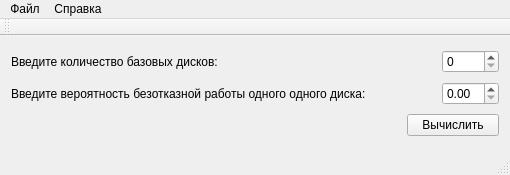
<?xml version="1.0" encoding="UTF-8"?>
<ui version="4.0">
 <class>MainWindow</class>
 <widget class="QMainWindow" name="MainWindow">
  <property name="geometry">
   <rect>
    <x>0</x>
    <y>0</y>
    <width>510</width>
    <height>175</height>
   </rect>
  </property>
  <property name="windowTitle">
   <string>MainWindow</string>
  </property>
  <widget class="QWidget" name="centralWidget">
   <layout class="QGridLayout" name="gridLayout">
    <item row="0" column="0">
     <widget class="QLabel" name="label">
      <property name="text">
       <string>Введите количество базовых дисков:</string>
      </property>
     </widget>
    </item>
    <item row="0" column="1" colspan="3">
     <spacer name="horizontalSpacer">
      <property name="orientation">
       <enum>Qt::Horizontal</enum>
      </property>
      <property name="sizeHint" stdset="0">
       <size>
        <width>195</width>
        <height>20</height>
       </size>
      </property>
     </spacer>
    </item>
    <item row="0" column="4">
     <widget class="QSpinBox" name="discCountSpinBox"/>
    </item>
    <item row="1" column="0" colspan="2">
     <widget class="QLabel" name="label_2">
      <property name="text">
       <string>Введите вероятность безотказной работы одного одного диска:</string>
      </property>
     </widget>
    </item>
    <item row="1" column="2" colspan="2">
     <spacer name="horizontalSpacer_2">
      <property name="orientation">
       <enum>Qt::Horizontal</enum>
      </property>
      <property name="sizeHint" stdset="0">
       <size>
        <width>36</width>
        <height>20</height>
       </size>
      </property>
     </spacer>
    </item>
    <item row="2" column="0" colspan="3">
     <spacer name="horizontalSpacer_3">
      <property name="orientation">
       <enum>Qt::Horizontal</enum>
      </property>
      <property name="sizeHint" stdset="0">
       <size>
        <width>385</width>
        <height>20</height>
       </size>
      </property>
     </spacer>
    </item>
    <item row="2" column="3" colspan="2">
     <widget class="QPushButton" name="calculatePushButton">
      <property name="text">
       <string>Вычислить</string>
      </property>
     </widget>
    </item>
    <item row="1" column="4">
     <widget class="QDoubleSpinBox" name="discDoSProbDoubleSpinBox"/>
    </item>
   </layout>
  </widget>
  <widget class="QMenuBar" name="menuBar">
   <property name="geometry">
    <rect>
     <x>0</x>
     <y>0</y>
     <width>510</width>
     <height>26</height>
    </rect>
   </property>
   <widget class="QMenu" name="menu">
    <property name="title">
     <string>Файл</string>
    </property>
    <addaction name="calculateAction"/>
    <addaction name="separator"/>
    <addaction name="exitAction"/>
   </widget>
   <widget class="QMenu" name="menu_2">
    <property name="title">
     <string>Справка</string>
    </property>
    <addaction name="aboutAction"/>
   </widget>
   <addaction name="menu"/>
   <addaction name="menu_2"/>
  </widget>
  <widget class="QToolBar" name="mainToolBar">
   <attribute name="toolBarArea">
    <enum>TopToolBarArea</enum>
   </attribute>
   <attribute name="toolBarBreak">
    <bool>false</bool>
   </attribute>
  </widget>
  <widget class="QStatusBar" name="statusBar"/>
  <action name="aboutAction">
   <property name="text">
    <string>О программе...</string>
   </property>
  </action>
  <action name="calculateAction">
   <property name="text">
    <string>Вычислить...</string>
   </property>
  </action>
  <action name="exitAction">
   <property name="text">
    <string>Выход</string>
   </property>
  </action>
 </widget>
 <layoutdefault spacing="6" margin="11"/>
 <resources/>
 <connections/>
</ui>
